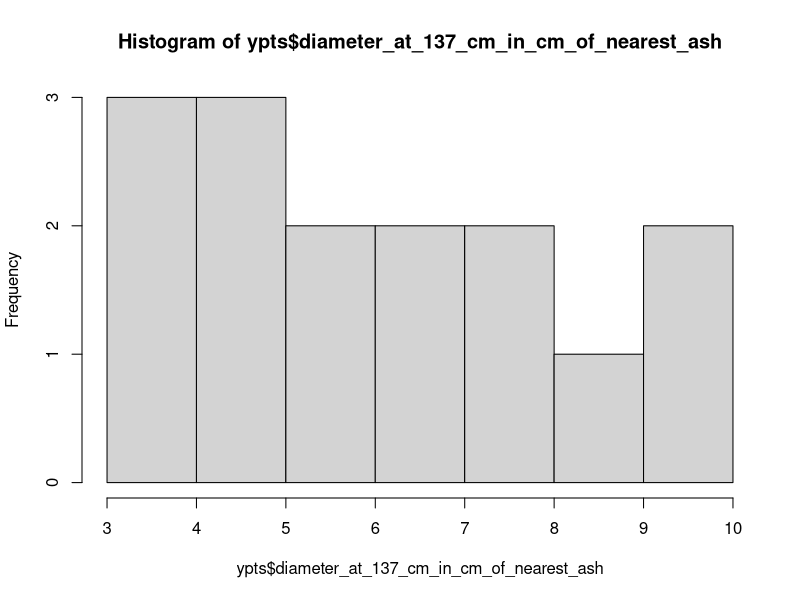
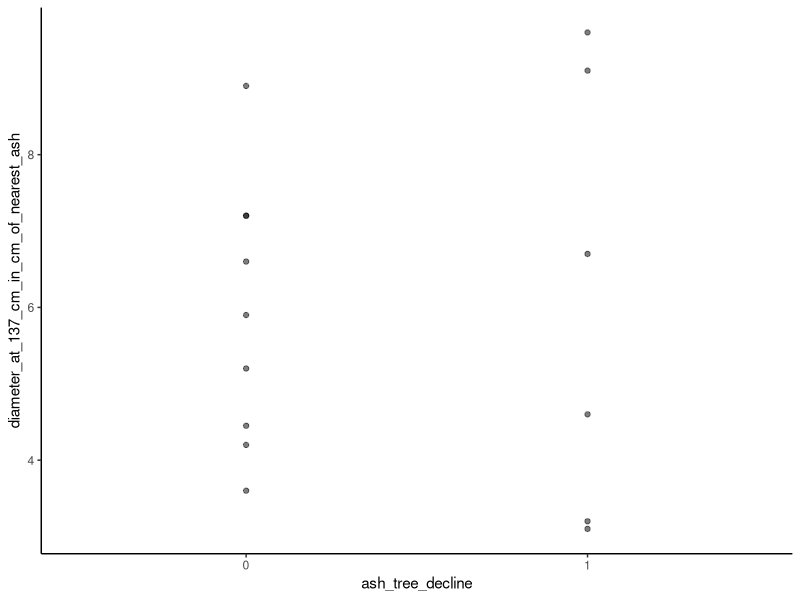
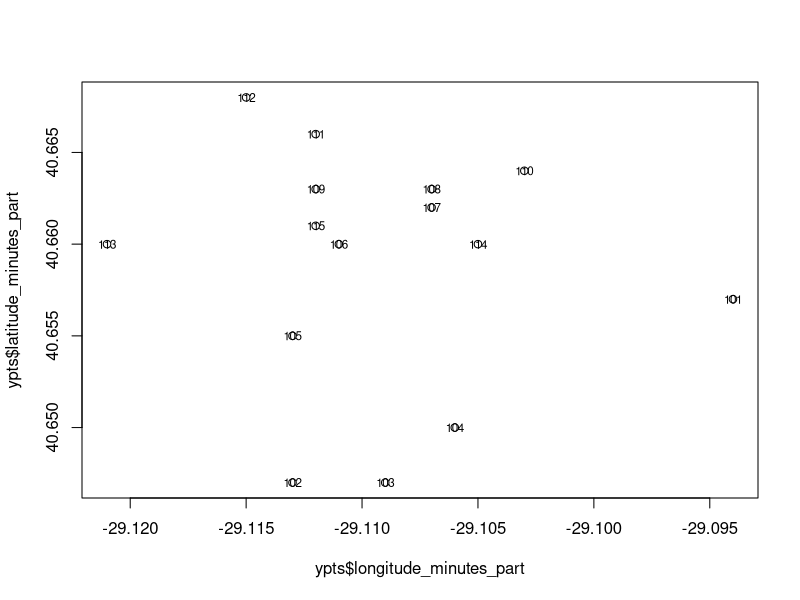
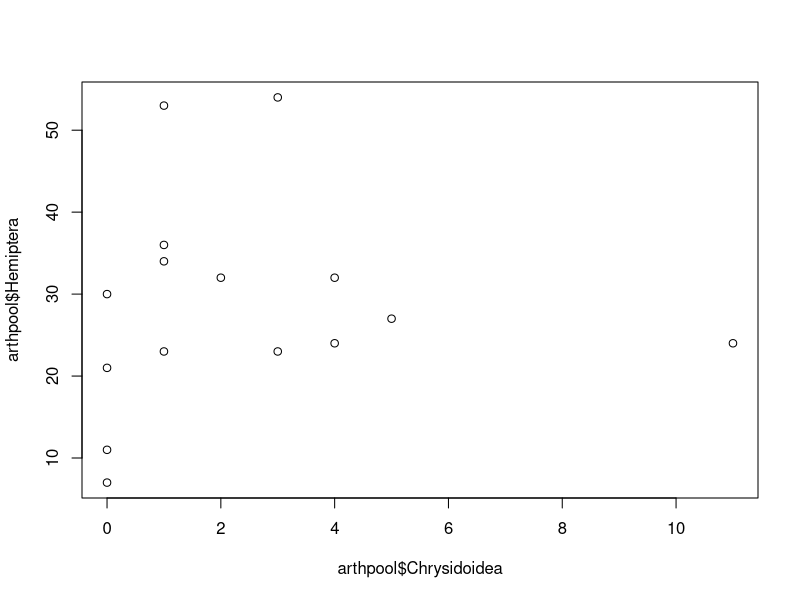
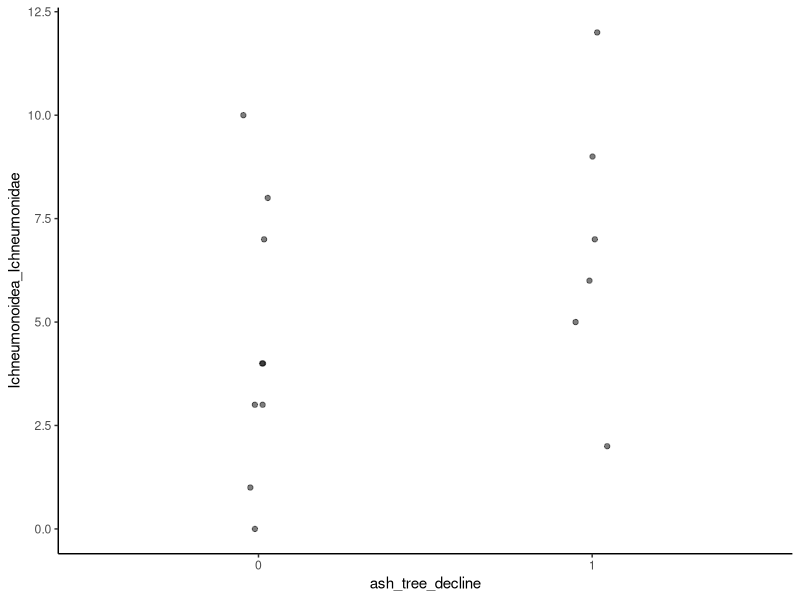
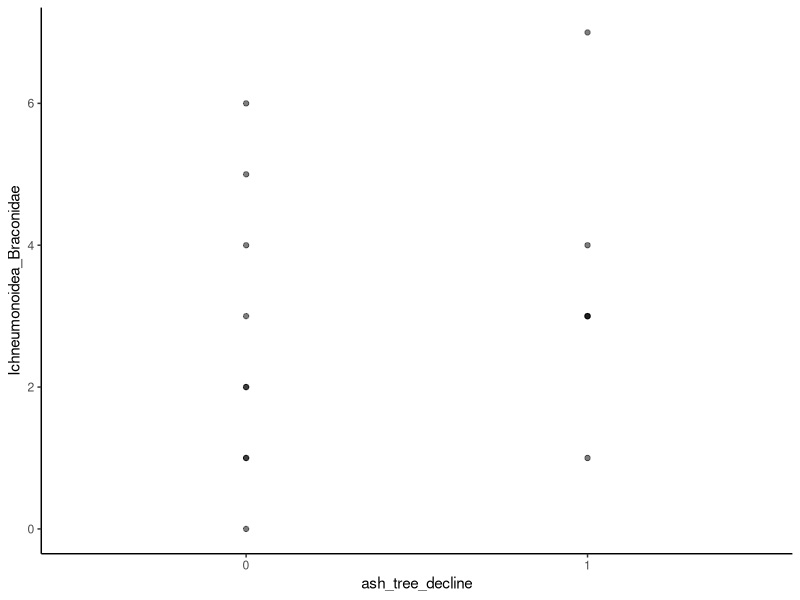
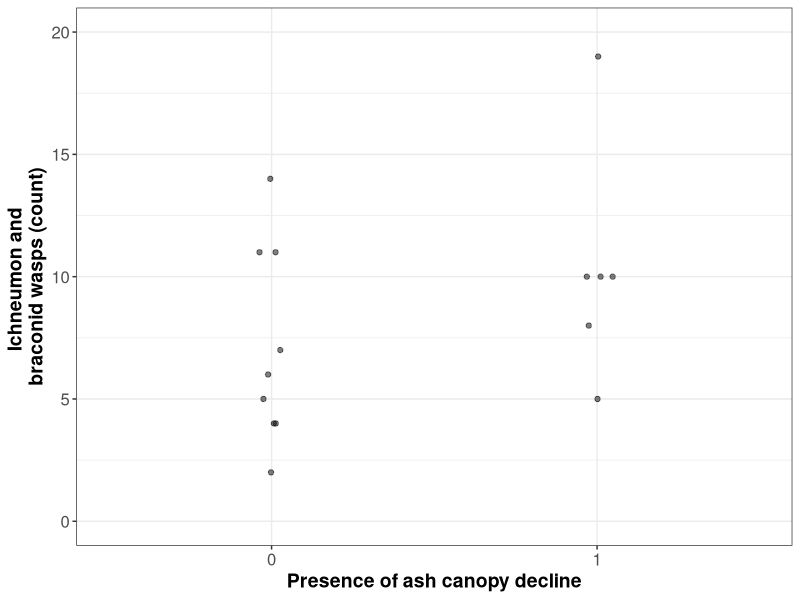
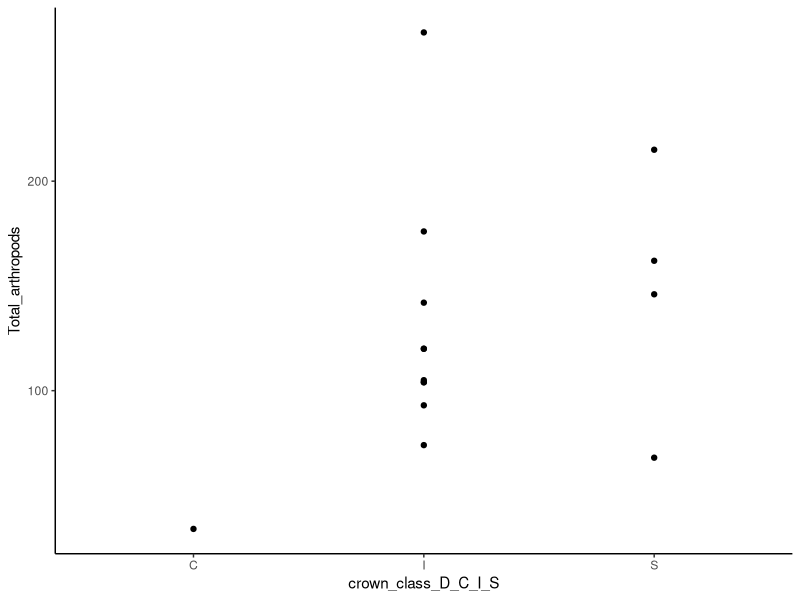

Write the R code that produced these figures, in order.
# Jan 10 2025
# Preliminary analyses of yellow pan trap counts for 
# EAB Michigan project
# Aaron Tayal

library(ggplot2)
library(dplyr)

trap_locations0 <- read.csv("Raw_data/EAB_Michigan_2024_trap_locations.csv")
ypts <- trap_locations0 %>% filter(trap_type == "yellow pan")
ypts$trap_number

# Re-use code for canopy decline:
# Create a variable called ash tree decline, which is only equal to 1 if canopy
# condition is 2,3,4, or 5
ypts$ash_tree_decline <- ifelse(ypts$canopy_condition_of_nearest_ash > 1, 1, 0)
ypts$ash_tree_decline <- as.factor(ypts$ash_tree_decline)
table(ypts[,c("ash_tree_decline", "canopy_condition_of_nearest_ash")])
# 6 trees have some degree of canopy decline, while 9 trees have no canopy decline

hist(ypts$diameter_at_137_cm_in_cm_of_nearest_ash) # The yellow pan traps
# vary a lot in diameter of the tree they are set on

# Correlation between canopy decline and DBH for these 15 trees?
ggplot(data=ypts, aes(x=ash_tree_decline, y=diameter_at_137_cm_in_cm_of_nearest_ash)) +
  geom_point(alpha=0.5) + theme_classic()

ypts$crown_class_D_C_I_S <- as.factor(ypts$crown_class_D_C_I_S)
table(ypts$crown_class_D_C_I_S) # 4 trees were in the shade (suppressed),
# while 10 were classified as intermediate and 1 as a canopy tree

plot(ypts$longitude_minutes_part, ypts$latitude_minutes_part)
text(ypts$longitude_minutes_part, ypts$latitude_minutes_part, 
     labels=ypts$trap_number, cex= 0.7)
# I think the GPS coordinates of the trap locations are completely
# useless (not accurate enough)

arth0 <- read.csv("Raw_data/10-i-2025_yellow_pan_trap_counts_preliminary.csv")

# I only want to analyze data from these three weeks:
arth <- arth0 %>% filter(set_date %in% c("06_14_2024", "06_21_2024", "06_27_2024"))

# Variables of interest:

# Total number of Hymenoptera, Diptera, Coleoptera, and Lepidoptera, 
# other arthropods

# Specific groups of Hymenoptera:
# Number of diapriids, dryinids, sawflies, ants, ichneumons, braconids,
# ceraphronids, chalcidoids, 

# Since in the first interval I was not good at IDing chalcidoids or ceraphronids,
# I'm going to remove those groups from consideration. Later I'll go back through
# to get the IDs if I have time. Another group that was extremely common that
# I'm omitting here is platygastrids/scelionids (due to ID difficulties at the 
# beginning)

# Hypotheses:

# Trees with canopy decline (CC > 1) will have higher numbers of 
# woodboring braconids and ichneumonids. Unfourtunately all I have to
# test this is the total counts of braconids and ichneumonids.

# Diapriids are parasitoids of Auchenorrhyncha: cicadas, leafhoppers, 
# treehoppers, planthoppers, and spittlebugs. So I expect their numbers
# to be correlated with counts of Hemiptera

# Common Diptera included phorid flies, tachinids, gall flies, and MANY 
# other kinds. So it's unclear what to expect from their counts

# Common beetles included rove beetles and tumbling flower beetles (Mordellidae)

# Pool across sample intervals:

taxa <- c(
  "Diptera", "Hemiptera", "Lepidoptera", "Coleoptera","Other_arthropods", 
  "Total_Hymenoptera", "Symphyta", "Chrysidoidea", "Proctotrupoidea", "Formicidae", 
  "Ichneumonoidea_Ichneumonidae", "Ichneumonoidea_Braconidae")

arthpool0 <- arth %>% group_by(trap_number) %>%
  summarise(across(all_of(taxa), ~ sum(.x, na.rm=T)))

# Combine with trap location info:
arthpool <- full_join(arthpool0, ypts, by="trap_number")

arthpool$Total_arthropods <- arthpool$Total_Hymenoptera +
  arthpool$Diptera + arthpool$Coleoptera + arthpool$Lepidoptera +
  arthpool$Hemiptera + arthpool$Other_arthropods

# Testing the hypothesis about dryinids (Chrysidoidea):
plot(arthpool$Chrysidoidea, arthpool$Hemiptera)

# Testing the hypotheses about braconids and ichneumonids:
ggplot(data=arthpool, aes(x=ash_tree_decline, y=Ichneumonoidea_Ichneumonidae)) +
  geom_jitter(alpha=0.5, height=0, width=0.05) + theme_classic()

ggplot(data=arthpool, aes(x=ash_tree_decline, y=Ichneumonoidea_Braconidae)) +
  geom_point(alpha=0.5) + theme_classic()

arthpool$Total_Ichneumonoidea <- arthpool$Ichneumonoidea_Braconidae + 
  arthpool$Ichneumonoidea_Ichneumonidae

ggplot(data=arthpool, aes(x=ash_tree_decline, y=Total_Ichneumonoidea)) +
  geom_jitter(alpha=0.5, height=0, width=0.05) + theme_bw() +
  xlab("Presence of ash canopy decline") + 
  ylab("Ichneumon and \nbraconid wasps (count)") + ylim(0,20) +
  theme(axis.text=element_text(size=12),
        axis.title=element_text(size=14,face="bold"))

wilcox.test(arthpool$Total_Ichneumonoidea ~ arthpool$ash_tree_decline,
            exact = FALSE)

testdata <- data.frame(x=c("a", "a", "a", "a", "a", "a", 
                           "b", "b", "b", "b", "b", "b"),
                       y=c(1,2,3,2,1,1,
                           4,5,4,5,4,4))
wilcox.test(testdata$y ~ testdata$x, exact=FALSE) # This nonparametric test
# is sensitive to the ordering, but not to absolute values

# That brings up the question of whether declining ash trees had more 
# Hymenoptera in general.

# I hypothesize that trees in more sunlight will have higher numbers of 
# insects:
ggplot(data=arthpool, aes(x=crown_class_D_C_I_S, y=Total_arthropods)) +
  geom_point() + theme_classic()

# Create a bar graph for the total counts of different taxa:
total_counts_3wks <- colSums(arthpool[,taxa])

total_counts_3wks_df <- data.frame(taxon = names(total_counts_3wks),
                                   count = total_counts_3wks)

total_counts_3wks_df$taxon <- factor(total_counts_3wks_df$taxon, 
                                     levels = total_counts_3wks_df$taxon)

library(forcats)
total_counts_3wks_df$taxon <- fct_rev(total_counts_3wks_df$taxon)
total_counts_3wks_df$taxon <- fct_recode(total_counts_3wks_df$taxon,
  Symphyta_Sawflies="Symphyta", Braconidae = "Ichneumonoidea_Braconidae",
  Ichneumonidae = "Ichneumonoidea_Ichneumonidae", Diptera_flies = "Diptera",
  Hemiptera_true_bugs = "Hemiptera", Lepidoptera_moths = "Lepidoptera",
  Formicidae_ants = "Formicidae", Diapriidae="Proctotrupoidea", 
  Dryinidae = "Chrysidoidea", Coleoptera_beetles = "Coleoptera")

ggplot(data=total_counts_3wks_df, aes(x=taxon, y=count)) + 
  geom_bar(stat="identity") + coord_flip() + theme_classic() +
  xlab("") + ylab("Number of individuals")


# Createarthpool# Create an NMDS plot:
library(vegan)
dis.matrix <- vegdist(arthpool[,taxa], method = "bray")
dis.matrix
nmds.ypts <- metaMDS(dis.matrix, trymax = 500, autotransform = TRUE, k = 2)
stressplot(nmds.ypts)
nmds.ypts
plot(nmds.ypts)

ordiplot(nmds.ypts, disp = "sites", type = "n", xlim = c(-2, 2), ylim = c(-2, 2))
points(nmds.ypts, dis = "sites", select = which(arthpool$ash_tree_decline==0), pch = 15, cex = 1, col = "palegreen4")
points(nmds.ypts, dis = "sites", select = which(arthpool$ash_tree_decline==1), pch = 16, cex = 1, col = "brown4")

ordiellipse(nmds.ypts, arthpool$ash_tree_decline, draw = "lines", col = c("palegreen4", "brown4"), 
            lwd = 3, kind = "sd", conf = 0.90, label = FALSE)

legend("topleft", legend = c("Healthy canopy", "Declining canopy"),
       pch = c(15, 16), cex = 0.8, bty = "n", col = c("palegreen4", "brown4"))


